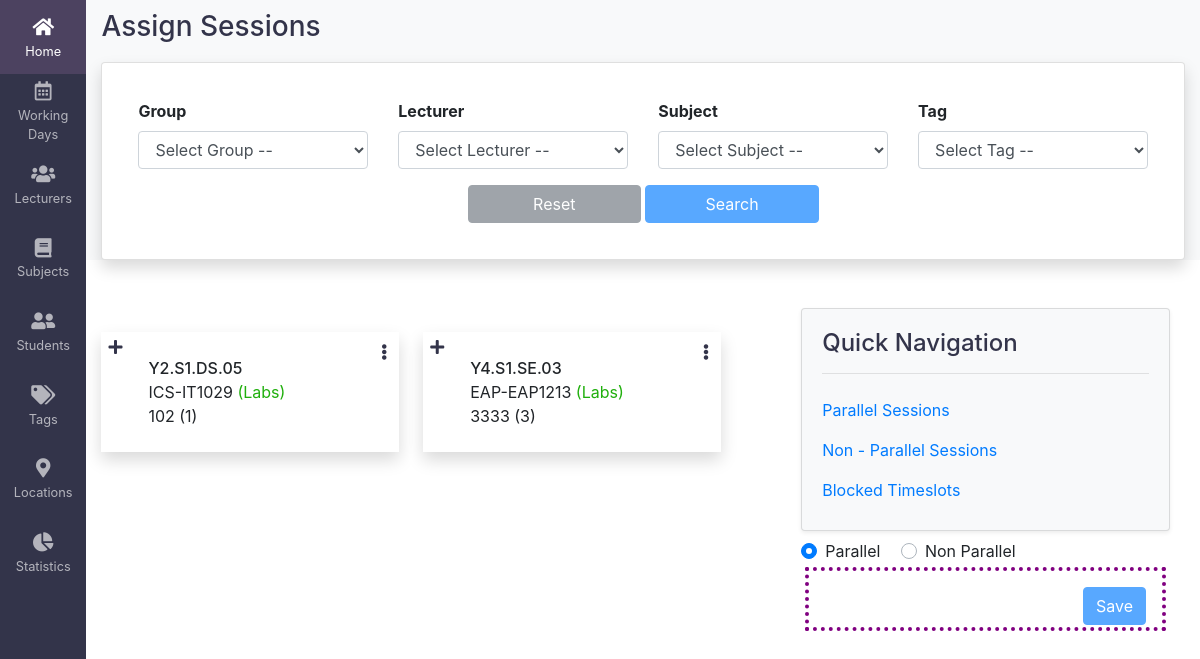
Page /sessions/assign on the committed database.
### timetable/models.py (models this page shows, shortened)
class Session(models.Model):
    lecturers = models.ManyToManyField(Lecturer)
    subject = models.ForeignKey(Subjects, on_delete=models.CASCADE)
    tag = models.ForeignKey(Tags, on_delete=models.CASCADE)
    group_id = models.ForeignKey(Group, on_delete=models.CASCADE)
    subgroup_id = models.ForeignKey(
        Subgroup, on_delete=models.CASCADE, null=True, blank=True)
    student_count = models.IntegerField(default=1)
    duration = models.IntegerField(default=1)
    consecutive_session = models.ForeignKey(
        'self', on_delete=models.CASCADE, null=True, blank=True)

class Group(models.Model):
    academic_year_semester = models.ForeignKey(
        AcademicYearSemester, on_delete=models.CASCADE)
    programme = models.ForeignKey(Programme, on_delete=models.CASCADE)
    group_no = models.CharField(max_length=2)
    student_count = models.IntegerField(null=True, blank=True)
    generated_group = models.CharField(max_length=100, blank=True, null=True)
    class Meta:
        constraints = [
            models.UniqueConstraint(
                fields=['academic_year_semester', 'programme', 'group_no'], name='student_details')
        ]

class Subjects(models.Model):
    offeredYear = models.CharField(max_length=4, blank=True)
    offeredSemester = models.CharField(max_length=100, blank=True)
    subjectName = models.CharField(max_length=100, blank=True)
    subjectCode = models.CharField(max_length=10, blank=True)
    noLecHours = models.IntegerField(blank=True, null=True)
    noTutHours = models.IntegerField(blank=True, null=True)
    noLabHours = models.IntegerField(blank=True, null=True)
    noEveHours = models.IntegerField(blank=True, null=True)
    objects = models.Manager()

class Tags(models.Model):
    label = models.CharField(max_length=25, unique=True)
    color = models.CharField(max_length=25, unique=True)

### timetable/views.py (the view)
# urls.py: path('sessions/assign', views.AssignSessionsView.as_view(),
class AssignSessionsView(generic.ListView):
    model = Session1
    context_object_name = 'session_list'
    template_name = 'sessions/assign-sessions.html'
    def get_queryset(self):
        return Session1.objects.all()
    def get_context_data(self, **kwargs):
        context = super().get_context_data(**kwargs)
        context['tags_list'] = Tags.objects.all()
        context['subject_list'] = Subjects1.objects.all()
        context['lecturer_list'] = Lecturer1.objects.all()
        context['work_days'] = WorkingDays.objects.all()
        context['group_list'] = Group.objects.exclude(generated_group=None)
        return context

### template/sessions/assign-sessions.html (shortened to what this page needs)
{% extends 'base.html' %}
{% block content %}
<div class="container-fluid main bg-light">
    <div class="bg-light" style="padding: 10px 0px; font-weight: 900;">
        <h3 style="color: #33344a;" >Assign Sessions </h3>
    </div>
    <div class="card shadow p-3 mb-5 bg-white rounded">
        <div class="card-body">
            <form>
                <div class="row">
                    <div class="col form-group">
                        <label for="groupId" class="text-black font-weight-bold">Group</label>
                        <select id="groupId" class="form-control selectpicker" name="group" data-live-search="true">
                            <option value="default" disabled selected>Select Group --</option>
                        </select>
                    </div>
                    <div class="col form-group">
                        <label for="lecturerId" class="text-black font-weight-bold">Lecturer</label>
                        <select id="lecturerId" class="form-control selectpicker " name="lecturer" data-live-search="true">
                            <option value="default" disabled selected>Select Lecturer --</option>
                        </select>
                    </div>
                    <div class="col form-group">
                        <label for="subjectId" class="text-black font-weight-bold">Subject</label>
                        <select id="subjectId" class="form-control selectpicker" name="subject" data-live-search="true">
                            <option value="default" disabled selected>Select Subject -- </option>
                        </select>
                    </div>
                    <div class="col form-group">
                        <label for="tagId" class="text-black font-weight-bold">Tag</label>
                        <select id="tagId" class="form-control selectpicker" name="tag">
                            <option value="default" disabled selected>Select Tag --</option>
                        </select>
                    </div>
                </div>
                <div class="row justify-content-md-center">
                    <button onclick="reset()" id="reset_btn" class="btn btn-secondary col-2" disabled="true">Reset</button> &nbsp;
                    <button id="search_btn" class="btn btn-primary col-2" disabled="true">Search</button>
                </div>
            </form>
        </div>
    </div>
    <div class="container-fluid">
        <div class="left">
            <div class="row" id="sessions_list_id">
                {% for session in session_list %}
                <div class="bg-white col-5 shadow text-black my-4 mr-4 some" id="{{session.id}}">
                    <div class="all_icons">
                        <i class="fas fa-plus topcornerleft add_icon"  data-toggle="tool-tip" title="Assign Session"></i>
                        <i class="fas fa-ellipsis-v topcornerright hamburger_icon dropdown">
                        </i>
                    </div>
                    <div class="pt-4 pl-4 pr-2 pb-2 m-2">
                        {% if session.group_id %}
                            <p style="font-weight: 500; ">{{ session.group_id.generated_group}}</p>
                        {% else %}
                            <p>{{ session.subgroup_id.generated_subgroup}}</p>
                        {% endif %}
                        <p>{{ session.subject.subjectName}}-{{ session.subject.subjectCode}} <span style="color:{{session.tag.color}};">({{ session.tag.label}})</span></p>
                        <p>{{ session.student_count}} ({{ session.duration}})</p>
                    </div>
                </div>
                {% endfor%}
            </div>
        </div>
        <div class="right">
            <div class="card bg-light shadow-sm mb-2">
                <div class="card-body">
                    <h4 style="color: #33344a;">Quick Navigation</h4>
                    <hr>
                    <ul class="navbar-nav">
                        <li class="nav-item active">
                          <a class="nav-link" href="{%url 'parallel_sessions' %}">Parallel Sessions <span class="sr-only">(current)</span></a>
                        </li>
                        <li class="nav-item">
                          <a class="nav-link" href="{%url 'non_parallel_sessions' %}">Non - Parallel Sessions</a>
                        </li>
                        <li class="nav-item">
                          <a class="nav-link" href="{%url 'blocked_timeslots' %}">Blocked Timeslots</a>
                        </li>
                    </ul>
                </div>
            </div>
            <form class="">
                <div class="custom-control custom-radio custom-control-inline">
                    <label for="pid1" class="custom-control-label">Parallel</label>
                </div>
                <div class="custom-control custom-radio custom-control-inline">
                    <label for="pid2" class="custom-control-label">Non Parallel</label>
                </div>
            </form>
            <div class="boxed m-1 p-3">
                <button class="btn btn-primary" id="parallel_btn" style="float: right;" disabled="true"> Save </button>
                <br>
            </div>
        </div>
    </div>
</div>
{% endblock content %}

### template/sessions/assign-sessions.html (style rules this page uses)
.some { line-height: 0.5; }
.left { float: left; width: 65%; }
.right { float: left; width: 35%; }
.boxed { border: 4px dotted purple; }
.topcornerright { position:absolute; margin: 12px; top: 0; right:0; color: #33344a; }
.topcornerleft { position:absolute; margin: 7px; top:0; left:0; color: #33344a; }

### template/base.html (style rules this page uses)
html, body { height: 100%; }
.sidebar ul i, li { color: white; }
.main { background: #f3f2f1; min-height: 100%; margin-left: 5.4rem; width: calc(100% - 5.4rem); }
.card { background: #f3f2f1; }

### rows in the picture
Session: group_id.generated_group "Y2.S1.DS.05", subject.subjectName "ICS", subject.subjectCode "IT1029", tag.label "Labs", student_count "102", duration "1"
Session: group_id.generated_group "Y4.S1.SE.03", subject.subjectName "EAP", subject.subjectCode "EAP1213", tag.label "Labs", student_count "3333", duration "3"
